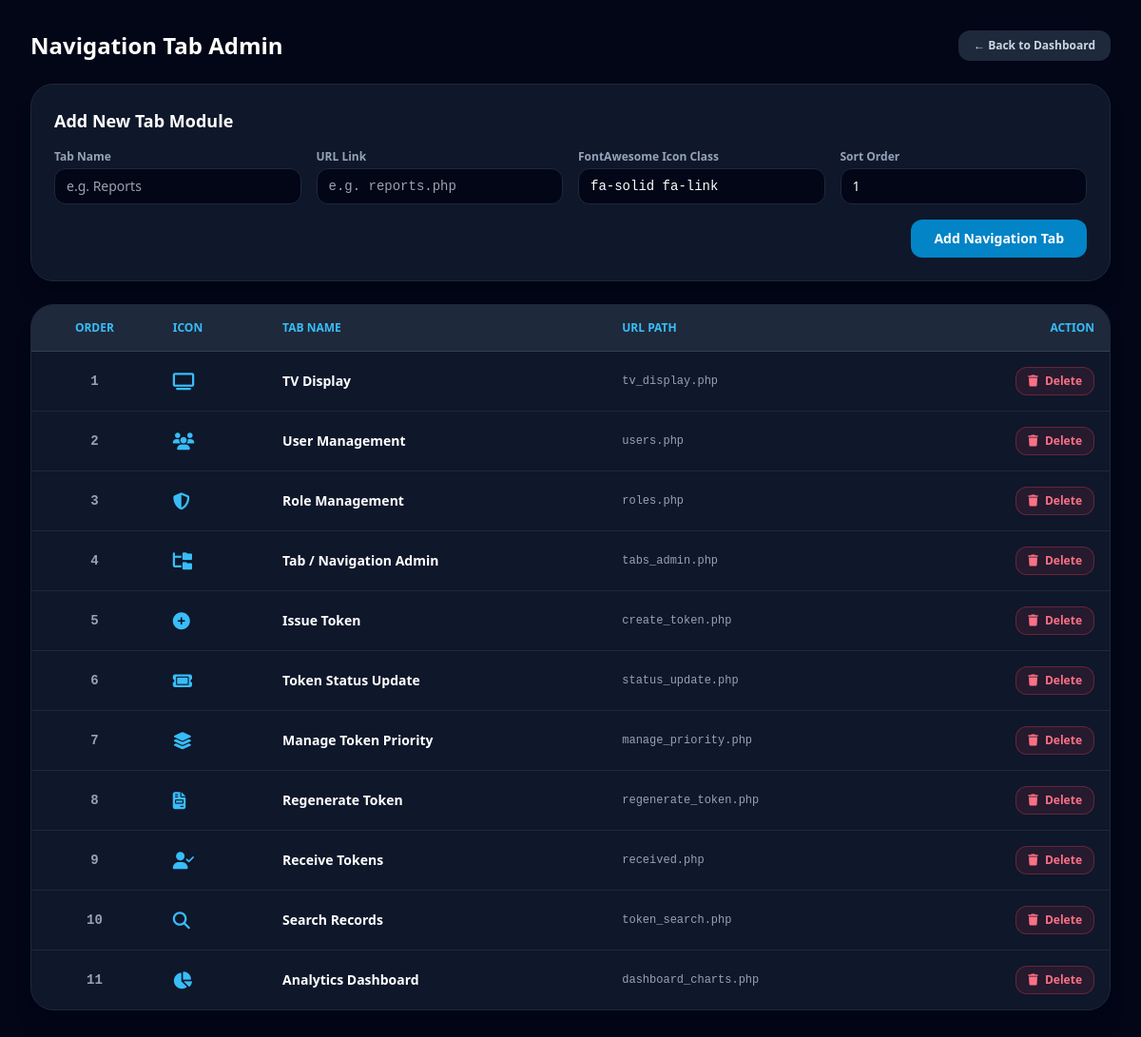
The page /tabs_admin.php (signed in) on the database its author committed.
### tables this page shows
CREATE TABLE `tabs` (
  `tab_id` int(11) NOT NULL,
  `tab_name` varchar(50) NOT NULL,
  `url_link` varchar(255) NOT NULL,
  `icon_class` varchar(100) NOT NULL DEFAULT 'fa-solid fa-link',
  `sort_order` int(11) DEFAULT 0
);

### tabs_admin.php (the view, shortened to what this page needs)
<?php
require_once 'db.php';
$tabs = $pdo->query("SELECT * FROM tabs ORDER BY sort_order ASC, tab_id ASC")->fetchAll(PDO::FETCH_ASSOC);
?>
<!DOCTYPE html>
<html lang="en">
<head>
    <script src="https://cdn.tailwindcss.com"></script>
    <link rel="stylesheet" href="https://cdnjs.cloudflare.com/ajax/libs/font-awesome/6.4.0/css/all.min.css">
</head>
<body class="bg-slate-950 text-slate-100 min-h-screen p-8">
    <div class="max-w-6xl mx-auto space-y-6">
        <div class="flex items-center justify-between">
            <h1 class="text-2xl font-bold text-white">Navigation Tab Admin</h1>
            <a href="dashboard.php" class="bg-slate-800 hover:bg-slate-700 text-slate-300 px-4 py-2 rounded-xl text-xs font-bold transition">&larr; Back to Dashboard</a>
        </div>
        <div class="bg-slate-900 border border-slate-800 p-6 rounded-3xl shadow-xl">
            <h2 class="text-lg font-bold text-white mb-4">Add New Tab Module</h2>
            <form method="POST" class="grid grid-cols-1 md:grid-cols-2 lg:grid-cols-4 gap-4">
                <div>
                    <label class="block text-xs font-semibold text-slate-400 mb-1">Tab Name</label>
                    <input type="text" name="tab_name" required placeholder="e.g. Reports" class="w-full bg-slate-950 border border-slate-800 rounded-xl py-2 px-3 text-sm text-white focus:outline-none focus:border-sky-500">
                </div>
                <div>
                    <label class="block text-xs font-semibold text-slate-400 mb-1">URL Link</label>
                    <input type="text" name="url_link" required placeholder="e.g. reports.php" class="w-full bg-slate-950 border border-slate-800 rounded-xl py-2 px-3 text-sm text-white focus:outline-none focus:border-sky-500 font-mono">
                </div>
                <div>
                    <label class="block text-xs font-semibold text-slate-400 mb-1">FontAwesome Icon Class</label>
                    <input type="text" name="icon_class" placeholder="fa-solid fa-chart-line" value="fa-solid fa-link" required class="w-full bg-slate-950 border border-slate-800 rounded-xl py-2 px-3 text-sm text-white focus:outline-none focus:border-sky-500 font-mono">
                </div>
                <div>
                    <label class="block text-xs font-semibold text-slate-400 mb-1">Sort Order</label>
                    <input type="number" name="sort_order" value="1" min="0" required class="w-full bg-slate-950 border border-slate-800 rounded-xl py-2 px-3 text-sm text-white focus:outline-none focus:border-sky-500">
                </div>
                <div class="md:col-span-2 lg:col-span-4 flex justify-end">
                    <button type="submit" class="bg-sky-600 hover:bg-sky-500 text-white font-bold px-6 py-2.5 rounded-xl text-sm transition">Add Navigation Tab</button>
                </div>
            </form>
        </div>
        <div class="bg-slate-900 border border-slate-800 rounded-3xl overflow-hidden shadow-xl">
            <table class="w-full text-left text-sm text-slate-300">
                <thead class="bg-slate-800 text-xs font-bold uppercase text-sky-400 border-b border-slate-700">
                    <tr>
                        <th class="p-4 text-center">Order</th>
                        <th class="p-4">Icon</th>
                        <th class="p-4">Tab Name</th>
                        <th class="p-4">URL Path</th>
                        <th class="p-4 text-right">Action</th>
                    </tr>
                </thead>
                <tbody class="divide-y divide-slate-800">
                    <?php if (empty($tabs)): ?>
                        <tr><td colspan="5" class="p-8 text-center text-slate-500">No navigation tabs defined.</td></tr>
                    <?php else: ?>
                        <?php foreach ($tabs as $t): ?>
                            <tr class="hover:bg-slate-800/40">
                                <td class="p-4 font-mono font-bold text-center text-slate-400"><?= (int)$t['sort_order'] ?></td>
                                <td class="p-4 text-sky-400 text-lg"><i class="<?= htmlspecialchars($t['icon_class']) ?>"></i></td>
                                <td class="p-4 font-bold text-white"><?= htmlspecialchars($t['tab_name']) ?></td>
                                <td class="p-4 font-mono text-xs text-slate-400"><?= htmlspecialchars($t['url_link']) ?></td>
                                <td class="p-4 text-right">
                                    <form method="POST" onsubmit="return confirm('Are you sure you want to delete this tab?');" class="inline">
                                        <button type="submit" class="bg-rose-500/10 hover:bg-rose-500/20 text-rose-400 border border-rose-500/30 px-3 py-1.5 rounded-xl text-xs font-bold transition">
                                            <i class="fa-solid fa-trash mr-1"></i> Delete
                                        </button>
                                    </form>
                                </td>
                            </tr>
                        <?php endforeach; ?>
                    <?php endif; ?>
                </tbody>
            </table>
        </div>
    </div>
</body>
</html>

### rows shown on the page
tabs: sort_order "1", tab_name "TV Display", url_link "tv_display.php"
tabs: sort_order "2", tab_name "User Management", url_link "users.php"
tabs: sort_order "3", tab_name "Role Management", url_link "roles.php"
tabs: sort_order "4", tab_name "Tab / Navigation Admin", url_link "tabs_admin.php"
tabs: sort_order "5", tab_name "Issue Token", url_link "create_token.php"
tabs: sort_order "6", tab_name "Token Status Update", url_link "status_update.php"
tabs: sort_order "7", tab_name "Manage Token Priority", url_link "manage_priority.php"
tabs: sort_order "8", tab_name "Regenerate Token", url_link "regenerate_token.php"
tabs: sort_order "9", tab_name "Receive Tokens", url_link "received.php"
tabs: sort_order "10", tab_name "Search Records", url_link "token_search.php"
tabs: sort_order "11", tab_name "Analytics Dashboard", url_link "dashboard_charts.php"
